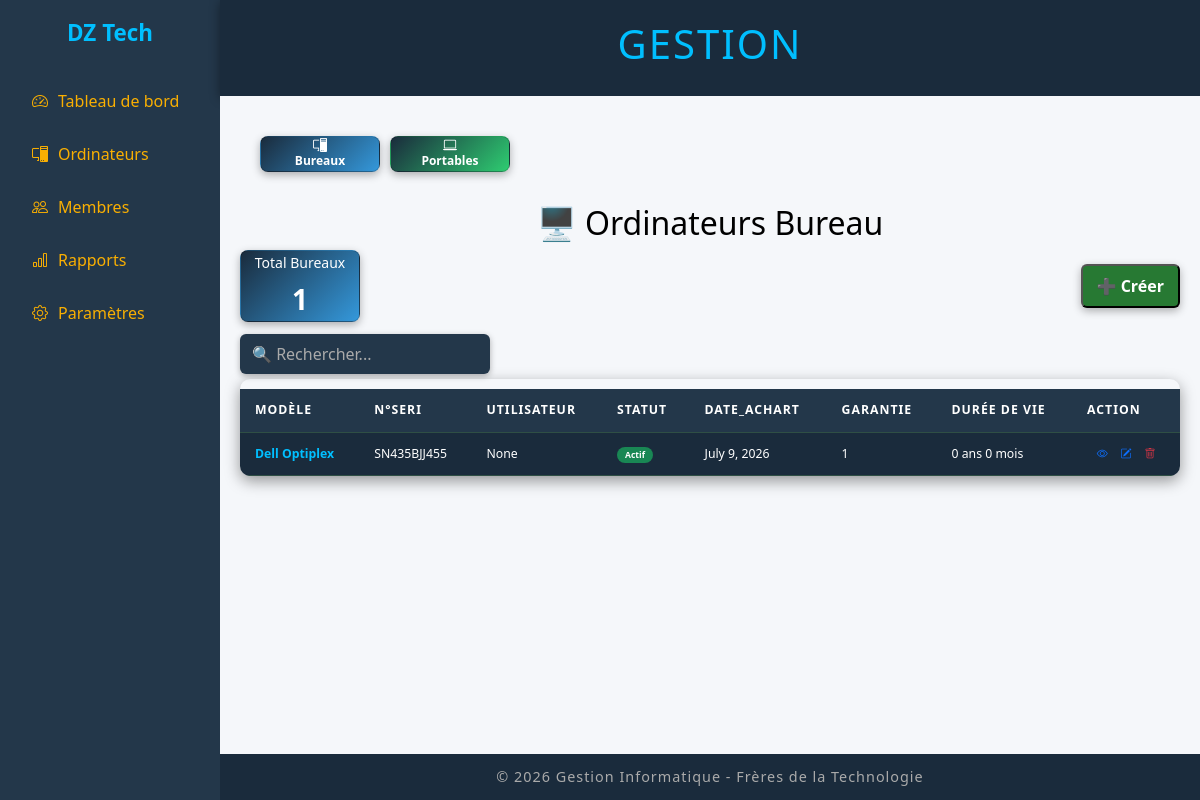
The app's page /bureau/, older data.
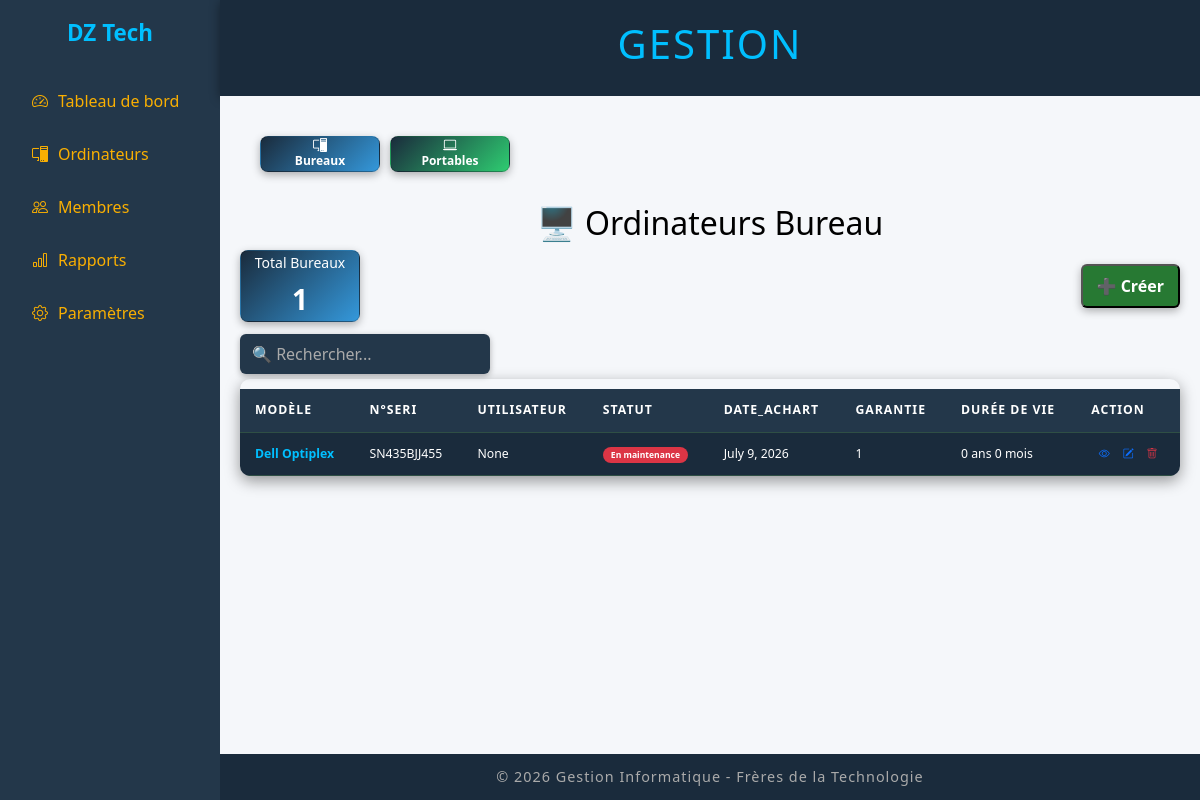
The same page, newer data.
### ordi/models.py (models this page shows, shortened)
class Ordinateur(models.Model):
    TYPE_CHOICES = [
        ("Bureau", "Bureau"),
        ("Portable", "Portable"),
    ]
    type = models.CharField(max_length=20, choices=TYPE_CHOICES)
    modele = models.CharField(max_length=100)
    designation = models.CharField(max_length=100)
    numero = models.CharField(max_length=100, unique=True)
    utilisateur = models.ForeignKey(Employe, on_delete=models.SET_NULL, null=True, blank=True)
    statut = models.CharField(max_length=50, choices=[
        ("Actif", "Actif"),
        ("Disponible", "Disponible"),
        ("En maintenance", "En maintenance"),
        ("Hord service", "Hord service"),
    ])
    date_achat = models.DateField(null=True, blank=True)
    garantie = models.CharField(max_length=50, null=True, blank=True)
    @property
    def duree_vie(self):
        if self.date_achat:
            delta = date.today() - self.date_achat
            annees = delta.days // 365
            mois = (delta.days % 365) // 30
            return f"{annees} ans {mois} mois"
        return "-"

### ordi/views.py (the view, shortened to what this page needs)
# urls.py: path("bureau/", views.bureau, name="bureau"),
def bureau(request):
    bureaux = Ordinateur.objects.filter(type="Bureau")
    employes = Employe.objects.all()
    return render(request, "bureau.html", {"bureaux": bureaux, "employes": employes})

### gesionordi/templates/bureau.html (shortened to what this page needs)
{% extends "base.html" %}
{% block content %}
<section class="cards-row small">
  <div class="cards small">
    <div class="card blue bi bi-pc-display">
      <a href="{% url 'bureau' %}">Bureaux</a>
    </div>
    <div class="card green bi bi-laptop">
      <a href="{% url 'portable' %}">Portables</a>
    </div>
  </div>
</section>
<h2 style="text-align: center;">🖥️ Ordinateurs Bureau</h2>
<section class="cards-row">
  <div class="card blue">Total Bureaux<br><span>{{ bureaux|length }}</span></div>
<div class="actions">
  <button class="btn-create" onclick="openModal()">➕ Créer</button>
</div>
</section>
  <input type="text" id="searchPortable" placeholder="🔍 Rechercher..." class="search-input">
<div class="table-wrapper">
  <table id="portableTable">
    <thead>
      <tr class="small">
        <th class="small">Modèle</th>
        <th class="small">N°seri</th>
        <th class="small">Utilisateur</th>
        <th class="small">Statut</th>
        <th class="small">Date_Achart</th>
        <th class="small">Garantie</th>
        <th class="small">Durée de Vie</th>
        <th class="small">Action</th>
      </tr>
    </thead>
    <tbody>
      {% for pc in bureaux %}
      <tr class="small">
        <td class="small">{{ pc.modele }}</td>
        <td class="small">{{ pc.numero }}</td>
        <td class="small">{{ pc.utilisateur }}</td>
        <td class="small">
            {% if pc.statut == "Actif" %}
              <span class="badge bg-success">Actif</span>
            {% elif pc.statut == "Disponible" %}
              <span class="badge bg-info">Disponible</span>
            {% elif pc.statut == "En maintenance" %}
              <span class="badge bg-danger">En maintenance</span>
            {% else %}
              <span class="badge bg-secondary">{{ pc.statut }}</span>
            {% endif %}
          </td>
        <td class="small">{{ pc.date_achat }}</td>
        <td class="small">{{ pc.garantie }}</td>
        <td class="small">{{ pc.duree_vie }}</td>
        <td class="actions small">
          <a href="javascript:void(0)"
            class="btn-action small"
            title="Détails"
            onclick="openDetailModal('{{ pc.type }}','{{ pc.modele }}','{{ pc.designation }}',
            '{{ pc.numero }}','{{ pc.utilisateur }}','{{ pc.statut }}','{{ pc.date_achat }}',
            '{{ pc.garantie }}','{{ pc.duree_vie }}')">
            <i class="bi bi-eye"></i>
          </a>
          <a href="javascript:void(0)"
            class="btn-action small"
            title="Modifier"
            onclick="openEditModal('{{ pc.id }}','{{ pc.type }}','{{ pc.modele }}',
            '{{ pc.designation }}','{{ pc.numero }}','{{ pc.utilisateur }}',
            '{{ pc.statut }}','{{ pc.date_achat|date:'Y-m-d'}}','{{ pc.garantie }}',
            '{{ pc.duree_vie }}')">
            <i class="bi bi-pencil-square"></i>
          </a>
         <a href="javascript:void(0)"
            class="btn-action small text-danger"
            title="Supprimer"
            onclick="openDeleteModal('{% url 'supprimer_pc' pc.id %}')">
            <i class="bi bi-trash"></i>
          </a>
        </td>
      </tr>
      {% endfor %}
    </tbody>
  </table>
</div>
{% endblock %}

Row changes from the older to the newer data that the page shows:
changed Ordinateur "Dell Optiplex": statut "Actif" → "En maintenance"
